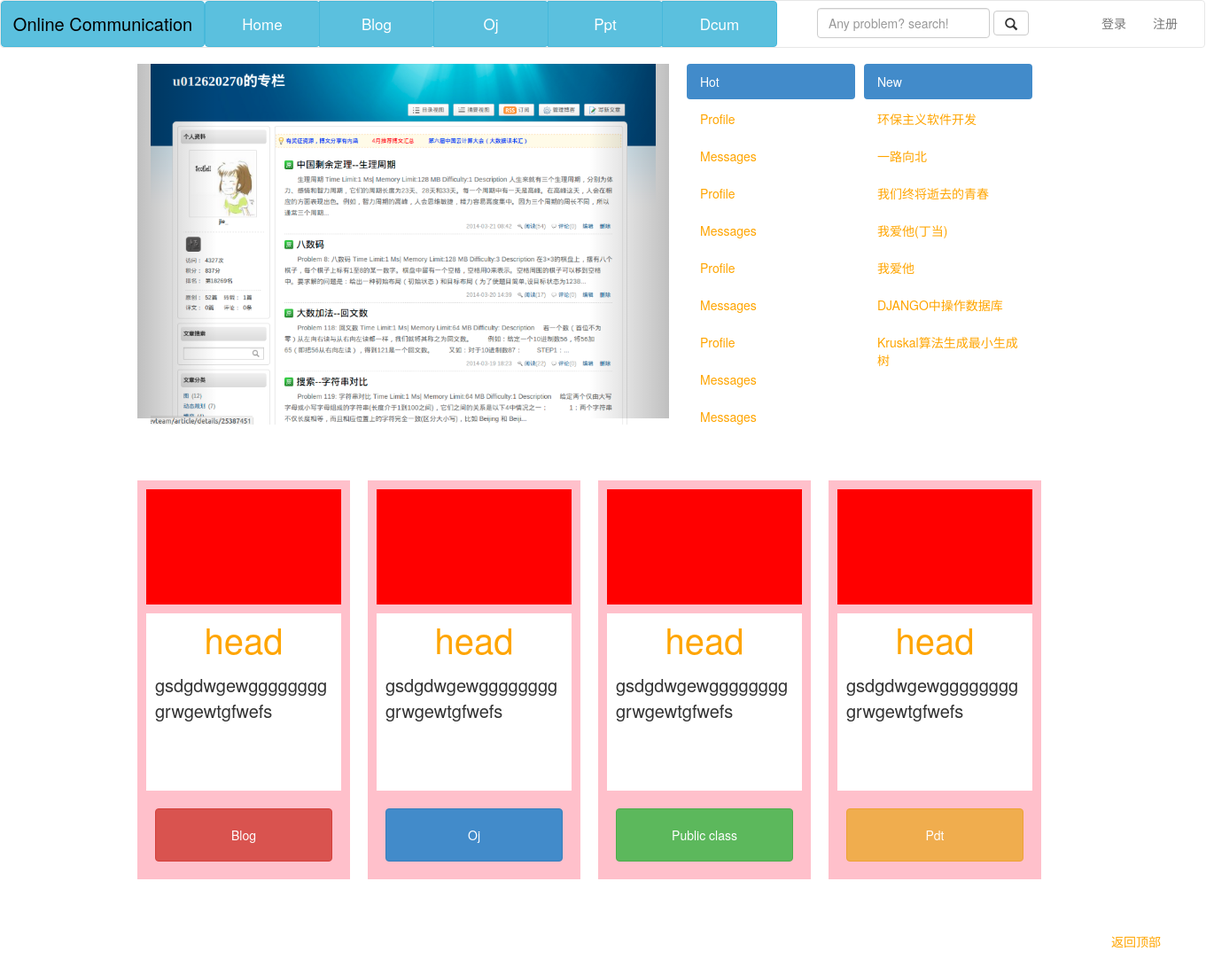
/, run on an earlier commit of the app's database.
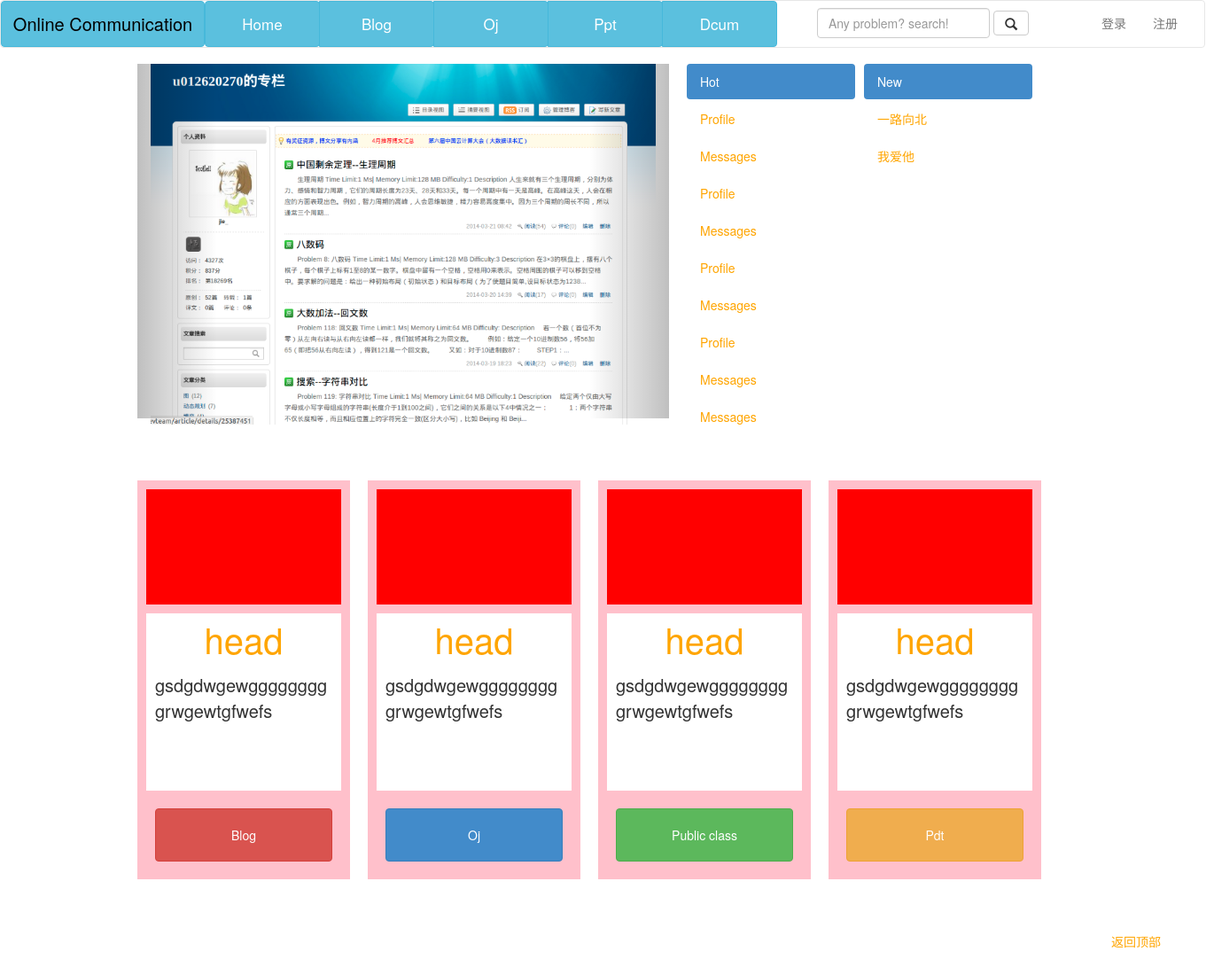
And on a later commit of the database.
### blog/models.py (models this page shows, shortened)
class Post(models.Model):
    author = models.ForeignKey(UserProfile)
    date = models.DateField(auto_now_add=True)
    date_gmt = models.DateField(null=True)
    content = models.TextField()
    title = models.CharField(max_length=200)
    excerpt = models.CharField(max_length=500)
    status = models.CharField(max_length=20, null=True)
    comment_status = models.CharField(max_length=20, null=True)
    password = models.CharField(max_length=20, null=True)
    modified_date = models.DateField(null=True)
    modified_date_gmt = models.DateField(null=True)
    content_filtered = models.CharField(max_length=200, null=True)
    parent = models.BigIntegerField(null=True)
    menu_order = models.IntegerField(null=True)
    content_type = models.CharField(max_length=20, null=True)
    content_mime_type = models.CharField(max_length=255, null=True)
    comment_count = models.IntegerField(default=0)
    po_type = models.ManyToManyField(Category, through='PostToCategory',
                                blank=True, null=True)
    show = models.BooleanField(default=True)
    class Meta:
        ordering = ['-pk']
        verbose_name = _('Post')
        verbose_name_plural = _('Posts')
    @models.permalink
    def get_absolute_url(self):
        return ('post', (),
                {'author':self.author.user.username, 'pk':self.pk})

### blog/views.py (the view)
# urls.py: url(r'^$', 'blog.views.homePage', name='homepage'),
def homePage(request):
    authenticated = request.user.is_authenticated()
    userprofile = None
    articles = Post.objects.filter(show=True)[:9]
    if authenticated:
        userprofile = request.user.userprofile
    return render(request, 'index.html', {'authenticated':authenticated,
                                          'user':userprofile, 'articles':articles})

### templates/index.html (shortened to what this page needs)
{% extends 'base.html' %}
{% block script %}
<link href ="{{ STATIC_URL }}css/page_2.css" rel="stylesheet">
<link href="{{ STATIC_URL }}css/nav.css" rel="stylesheet">
<link href= "{{ STATIC_URL }}css/bootstrap.css" rel = "stylesheet">
{% endblock %}
{% block body %}
        <div id="whole_container">
            <div id="page-up">
                <nav class="navbar navbar-default" role="navigation" style="background: white;">
              <div class="navbar-header">
                <button type="button" class="btn btn-info dropdown-toggle"data-toggle = "dropdown" id="button_1" >
                    <a href="#" id="Online-C">Online Communication</a>
                  </button>
              </div>
              <div class="collapse navbar-collapse" id="bs-example-navbar-collapse-1">
               <div class="btn-group" id="various-btns">
                  <button type="button" class="btn btn-info dropdown-toggle"data-toggle = "dropdown" id="button_other" >Home</button>
                  <button type="button" class="btn btn-info dropdown-toggle"data-toggle = "dropdown" id="button_other" >Blog</button>
                  <button type="button" class="btn btn-info dropdown-toggle"data-toggle = "dropdown" id="button_other" >Oj</button>
                  <button type="button" class="btn btn-info dropdown-toggle"data-toggle = "dropdown" id="button_other" >Ppt</button>
                   <button type="button" class="btn btn-info dropdown-toggle"data-toggle = "dropdown" id="button_other" >Dcum</button>
                   <div id="search-box">
                    <form class="navbar-form navbar-left" role="search" id="search-box">
                    <div class="form-group">
                    <input type="text" class="form-control" placeholder="Any problem? search!">
                    </div>
                    <button class="btn btn-default"><span class="glyphicon glyphicon-search"></span></button>
                    </form>
                 </div>
              </div>
            {% if not authenticated %}
            {% include 'account/_sign_in.html' %}
            {% else %}
            {% include 'account/_user_info.html' %}
            {% endif%}
              </div>
            </nav>
            </div>
            <div class="container" id = "page-mid-and-down">
            <div id="page-mid">
                <div id="mid-left">
                    <div id="myCarousel" class="carousel slide  col-md-offset-2 col-md-8">
                        <ol class="carousel-indicators">
                                <li data-target="#myCarousel" data-slide-to="0" class="active"></li>
                                <li data-target="#myCarousel" data-slide-to="1"></li>
                                <li data-target="#myCarousel" data-slide-to="2"></li>
                        </ol>
                    <div class="carousel-inner">
                        <div class="item active">
                            <img src="{{ STATIC_URL }}images/1.png" alt="">
                            <div class="container">
                                <div class="carousel-caption">
                                </div>
                            </div>
                        </div>
                </div>
                        <a class="left carousel-control" href="#myCarousel" data-slide="prev">      </a>
                        <a class="right carousel-control" href="#myCarousel" data-slide="next">     </a>
            </div>
                </div>
                <div id="mid-middle">
                    <ul class="nav nav-pills nav-stacked" id="hot">
                        <li class="active"><a href="#">Hot</a></li>
                        <li><a href="#">Profile</a></li>
                        <li><a href="#">Messages</a></li>
                        <li><a href="#">Profile</a></li>
                        <li><a href="#">Messages</a></li>
                        <li><a href="#">Profile</a></li>
                        <li><a href="#">Messages</a></li>
                        <li><a href="#">Profile</a></li>
                        <li><a href="#">Messages</a></li>
                        <li><a href="#">Messages</a></li>
                    </ul>
            </div>
            <div id="mid-right">
                <ul class="nav nav-pills nav-stacked">
                    <li class="active"><a href="#">New</a></li>
                    {% for article in articles %}
                    <li><a href="{{ article.get_absolute_url }}">{{ article.title }}</a></li>
                    {% endfor %}
                </ul>
            </div>
    </div>
           <div id="page-down">
                <div id="page-down-first">
                    <div id="page-down-fourth-one"></div>
                    <div id="page-down-fourth-two">
						<p id="wordhead">
							 <a href="#" target="_blank">head</a>
						</p>
						<p id="wordbody">
							gsdgdwgewgggggggggrwgewtgfwefs
						</p>
                    </div>
                    <div id="page-down-fourth-three">
						<button type="submit" class="btn btn-danger" id="button">Blog</button>
                    </div>
                </div>
                <div id="page-down-second">
                    <div id="page-down-fourth-one"></div>
                    <div id="page-down-fourth-two">
						<p id="wordhead">
							<a href="#" target="_blank">head</a>
						</p>
						<p id="wordbody">
							gsdgdwgewgggggggggrwgewtgfwefs
						</p>
                    </div>
                    <div id="page-down-fourth-three">
						<button type="submit" class="btn btn-primary" id="button">Oj</button>
                    </div>
                </div>
                <div id="page-down-third">
                    <div id="page-down-fourth-one"></div>
                    <div id="page-down-fourth-two">
						<p id="wordhead">
							<a href="#" target="_blank">head</a>
						</p>
						<p id="wordbody">
							gsdgdwgewgggggggggrwgewtgfwefs
						</p>
                    </div>
                    <div id="page-down-fourth-three">
						<button type="submit" class="btn btn-success" id="button">Public class</button>
                    </div>
                </div>
                <div id="page-down-fourth">
                    <div id="page-down-fourth-one"></div>
                    <div id="page-down-fourth-two">
						<p id="wordhead">
							<a href="#" target="_blank">head</a>
						</p>
						<p id="wordbody">
							gsdgdwgewgggggggggrwgewtgfwefs
						</p>
                    </div>
                    <div id="page-down-fourth-three">
						<button type="submit" class="btn btn-warning" id="button">Pdt</button>
                    </div>
                </div>
            </div>
        </div>
         <p id="pright">
            	<a href="#" target="_self">返回顶部</a>
        </p>
{% endblock %}

### templates/base.html (shortened to what this page needs)
<html>
    <head>
	{% block script %}{% endblock %}
    </head>
    <body>
        {% block body %}
        {% endblock%}
    </body>
</html>

### templates/account/_sign_in.html
<div id="log_in">
    <ul class="nav navbar-nav navbar-right" id="nav_right">
        <li><a  href="{%url 'sign_in' %}">登录</a></li>
        <li><a href="{%url 'sign_up' %}">注册</a></li>
    </ul>
</div>

### static/css/page_2.css (style rules this page uses)
#whole_container { width: 1360px; height: 1200px; background: white; }
#page-up { height: 52px; width: 1360px; }
#button_1 { height: 52px; width: 230px; margin: 0px 0px 0px 0px; }
#various-btns { float: left; }
#Online-C { font-size: 20px; color: black; }
#search-box { margin-left: 15px; float: left; }
#button_other { height: 52px; width: 130px; font-size: 17px; }
#page-mid-and-down { height: 800px; width: 1100px; background: white; }
#page-mid { height: 450px; width: 1100px; margin: 20px 0px; }
#mid-left { height: 400px; width: 600px; float: left; margin: 0px 20px 0px 10px; }
#myCarousel { height: 400px; width: 600px; margin: 0px 0px; }
#mid-middle { height: 400px; width: 190px; float: left; margin: 0px 10px 0px 0px; }
#mid-right { height: 400px; width: 190px; float: left; margin: 0px 0px 0px 0px; }
#page-down { height: 550px; width: 1100px; margin: 20px 0px; }
#page-down-first { height: 450px; width: 240px; margin: 0px 10px; float: left; background: pink; }
#page-down-second { height: 450px; width: 240px; background: pink; margin: 0px 10px; float: left; }
#page-down-third { height: 450px; width: 240px; background: pink; margin: 0px 10px; float: left; }
#page-down-fourth { height: 450px; width: 240px; background: pink; margin: 0px 10px; float: left; }
#pright { text-align:right; padding-right: 50px; margin-top: 200px; }
#page-down-fourth-one { height: 130; width:220; background:red; margin-left: 10px; margin-top: 10px; }
#page-down-fourth-two { height: 200; width:220; background:white; margin-left: 10px; margin-top: 10px; padding-left: 10px; padding-right: 10px; word-break:break-all; }
#page-down-fourth-three { height: 80; width:220; margin-left: 10px; margin-top: 10px; }
#button { width:200px; height:60px; margin-top: 10px; margin-left: 10px; }
#wordhead { text-align:center; font-size:40px; }
#wordbody { font-size:20px; }

### static/css/nav.css (style rules this page uses)
#nav_right { padding-left: 15px; padding-right: 15px; margin-left: 15px; }
a:link { color: orange; }

What changed in the data, as far as the page shows it:
removed Post: title "环保主义软件开发"
removed Post: title "我们终将逝去的青春"
removed Post: title "我爱他(丁当)"
removed Post: title "DJANGO中操作数据库"
removed Post: title "Kruskal算法生成最小生成树"
